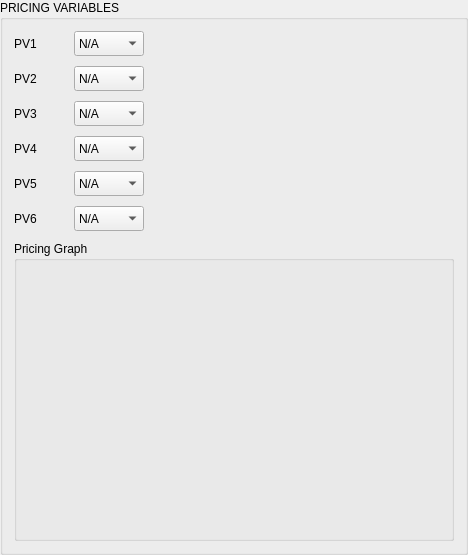
           <widget class="QGroupBox" name="groupBox_5">
            <property name="sizePolicy">
             <sizepolicy hsizetype="Preferred" vsizetype="Expanding">
              <horstretch>0</horstretch>
              <verstretch>0</verstretch>
             </sizepolicy>
            </property>
            <property name="title">
             <string>PRICING VARIABLES</string>
            </property>
            <layout class="QVBoxLayout" name="verticalLayout_6">
             <property name="spacing">
              <number>10</number>
             </property>
             <item>
              <layout class="QHBoxLayout" name="horizontalLayout_29">
               <property name="spacing">
                <number>10</number>
               </property>
               <item>
                <widget class="QLabel" name="label_41">
                 <property name="sizePolicy">
                  <sizepolicy hsizetype="Fixed" vsizetype="Preferred">
                   <horstretch>0</horstretch>
                   <verstretch>0</verstretch>
                  </sizepolicy>
                 </property>
                 <property name="minimumSize">
                  <size>
                   <width>50</width>
                   <height>0</height>
                  </size>
                 </property>
                 <property name="maximumSize">
                  <size>
                   <width>50</width>
                   <height>16777215</height>
                  </size>
                 </property>
                 <property name="toolTip">
                  <string>Start floor price increase %</string>
                 </property>
                 <property name="text">
                  <string>PV1</string>
                 </property>
                </widget>
               </item>
               <item>
                <widget class="QComboBox" name="g_pv0">
                 <property name="sizePolicy">
                  <sizepolicy hsizetype="Fixed" vsizetype="Fixed">
                   <horstretch>0</horstretch>
                   <verstretch>0</verstretch>
                  </sizepolicy>
                 </property>
                 <property name="minimumSize">
                  <size>
                   <width>70</width>
                   <height>25</height>
                  </size>
                 </property>
                 <property name="maximumSize">
                  <size>
                   <width>16777215</width>
                   <height>25</height>
                  </size>
                 </property>
                 <property name="toolTip">
                  <string>Start floor price increase %</string>
                 </property>
                 <item>
                  <property name="text">
                   <string>N/A</string>
                  </property>
                 </item>
                 <item>
                  <property name="text">
                   <string>1</string>
                  </property>
                 </item>
                 <item>
                  <property name="text">
                   <string>2</string>
                  </property>
                 </item>
                 <item>
                  <property name="text">
                   <string>3</string>
                  </property>
                 </item>
                 <item>
                  <property name="text">
                   <string>4</string>
                  </property>
                 </item>
                 <item>
                  <property name="text">
                   <string>5</string>
                  </property>
                 </item>
                </widget>
               </item>
               <item>
                <widget class="QWidget" name="widget_10" native="true">
                 <property name="sizePolicy">
                  <sizepolicy hsizetype="Expanding" vsizetype="Preferred">
                   <horstretch>0</horstretch>
                   <verstretch>0</verstretch>
                  </sizepolicy>
                 </property>
                 <property name="minimumSize">
                  <size>
                   <width>300</width>
                   <height>0</height>
                  </size>
                 </property>
                 <property name="toolTip">
                  <string>Start floor price increase %</string>
                 </property>
                 <layout class="QHBoxLayout" name="layout_pv0">
                  <property name="leftMargin">
                   <number>0</number>
                  </property>
                  <property name="topMargin">
                   <number>0</number>
                  </property>
                  <property name="rightMargin">
                   <number>0</number>
                  </property>
                  <property name="bottomMargin">
                   <number>0</number>
                  </property>
                 </layout>
                </widget>
               </item>
              </layout>
             </item>
             <item>
              <layout class="QHBoxLayout" name="horizontalLayout_30">
               <property name="spacing">
                <number>10</number>
               </property>
               <item>
                <widget class="QLabel" name="label_42">
                 <property name="sizePolicy">
                  <sizepolicy hsizetype="Fixed" vsizetype="Preferred">
                   <horstretch>0</horstretch>
                   <verstretch>0</verstretch>
                  </sizepolicy>
                 </property>
                 <property name="minimumSize">
                  <size>
                   <width>50</width>
                   <height>0</height>
                  </size>
                 </property>
                 <property name="maximumSize">
                  <size>
                   <width>50</width>
                   <height>16777215</height>
                  </size>
                 </property>
                 <property name="toolTip">
                  <string>Start floor skip result %</string>
                 </property>
                 <property name="text">
                  <string>PV2</string>
                 </property>
                </widget>
               </item>
               <item>
                <widget class="QComboBox" name="g_pv1">
                 <property name="sizePolicy">
                  <sizepolicy hsizetype="Fixed" vsizetype="Fixed">
                   <horstretch>0</horstretch>
                   <verstretch>0</verstretch>
                  </sizepolicy>
                 </property>
                 <property name="minimumSize">
                  <size>
                   <width>70</width>
                   <height>25</height>
                  </size>
                 </property>
                 <property name="maximumSize">
                  <size>
                   <width>16777215</width>
                   <height>25</height>
                  </size>
                 </property>
                 <property name="toolTip">
                  <string>Start floor skip result %</string>
                 </property>
                 <item>
                  <property name="text">
                   <string>N/A</string>
                  </property>
                 </item>
                 <item>
                  <property name="text">
                   <string>1</string>
                  </property>
                 </item>
                 <item>
                  <property name="text">
                   <string>2</string>
                  </property>
                 </item>
                 <item>
                  <property name="text">
                   <string>3</string>
                  </property>
                 </item>
                 <item>
                  <property name="text">
                   <string>4</string>
                  </property>
                 </item>
                 <item>
                  <property name="text">
                   <string>5</string>
                  </property>
                 </item>
                </widget>
               </item>
               <item>
                <widget class="QWidget" name="widget_11" native="true">
                 <property name="sizePolicy">
                  <sizepolicy hsizetype="Expanding" vsizetype="Preferred">
                   <horstretch>0</horstretch>
                   <verstretch>0</verstretch>
                  </sizepolicy>
                 </property>
                 <property name="minimumSize">
                  <size>
                   <width>300</width>
                   <height>0</height>
                  </size>
                 </property>
                 <property name="toolTip">
                  <string>Start floor skip result %</string>
                 </property>
                 <layout class="QHBoxLayout" name="layout_pv1">
                  <property name="leftMargin">
                   <number>0</number>
                  </property>
                  <property name="topMargin">
                   <number>0</number>
                  </property>
                  <property name="rightMargin">
                   <number>0</number>
                  </property>
                  <property name="bottomMargin">
                   <number>0</number>
                  </property>
                 </layout>
                </widget>
               </item>
              </layout>
             </item>
             <item>
              <layout class="QHBoxLayout" name="horizontalLayout_31">
               <property name="spacing">
                <number>10</number>
               </property>
               <item>
                <widget class="QLabel" name="label_43">
                 <property name="sizePolicy">
                  <sizepolicy hsizetype="Fixed" vsizetype="Preferred">
                   <horstretch>0</horstretch>
                   <verstretch>0</verstretch>
                  </sizepolicy>
                 </property>
                 <property name="minimumSize">
                  <size>
                   <width>50</width>
                   <height>0</height>
                  </size>
                 </property>
                 <property name="maximumSize">
                  <size>
                   <width>50</width>
                   <height>16777215</height>
                  </size>
                 </property>
                 <property name="toolTip">
                  <string>End limit price increase %</string>
                 </property>
                 <property name="text">
                  <string>PV3</string>
                 </property>
                </widget>
               </item>
               <item>
                <widget class="QComboBox" name="g_pv2">
                 <property name="sizePolicy">
                  <sizepolicy hsizetype="Fixed" vsizetype="Fixed">
                   <horstretch>0</horstretch>
                   <verstretch>0</verstretch>
                  </sizepolicy>
                 </property>
                 <property name="minimumSize">
                  <size>
                   <width>70</width>
                   <height>25</height>
                  </size>
                 </property>
                 <property name="maximumSize">
                  <size>
                   <width>16777215</width>
                   <height>25</height>
                  </size>
                 </property>
                 <property name="toolTip">
                  <string>End limit price increase %</string>
                 </property>
                 <item>
                  <property name="text">
                   <string>N/A</string>
                  </property>
                 </item>
                 <item>
                  <property name="text">
                   <string>1</string>
                  </property>
                 </item>
                 <item>
                  <property name="text">
                   <string>2</string>
                  </property>
                 </item>
                 <item>
                  <property name="text">
                   <string>3</string>
                  </property>
                 </item>
                 <item>
                  <property name="text">
                   <string>4</string>
                  </property>
                 </item>
                 <item>
                  <property name="text">
                   <string>5</string>
                  </property>
                 </item>
                </widget>
               </item>
               <item>
                <widget class="QWidget" name="widget_12" native="true">
                 <property name="sizePolicy">
                  <sizepolicy hsizetype="Expanding" vsizetype="Preferred">
                   <horstretch>0</horstretch>
                   <verstretch>0</verstretch>
                  </sizepolicy>
                 </property>
                 <property name="minimumSize">
                  <size>
                   <width>300</width>
                   <height>0</height>
                  </size>
                 </property>
                 <property name="toolTip">
                  <string>End limit price increase %</string>
                 </property>
                 <layout class="QHBoxLayout" name="layout_pv2">
                  <property name="leftMargin">
                   <number>0</number>
                  </property>
                  <property name="topMargin">
                   <number>0</number>
                  </property>
                  <property name="rightMargin">
                   <number>0</number>
                  </property>
                  <property name="bottomMargin">
                   <number>0</number>
                  </property>
                 </layout>
                </widget>
               </item>
              </layout>
             </item>
             <item>
              <layout class="QHBoxLayout" name="horizontalLayout_32">
               <property name="spacing">
                <number>10</number>
               </property>
               <item>
                <widget class="QLabel" name="label_44">
                 <property name="sizePolicy">
                  <sizepolicy hsizetype="Fixed" vsizetype="Preferred">
                   <horstretch>0</horstretch>
                   <verstretch>0</verstretch>
                  </sizepolicy>
                 </property>
                 <property name="minimumSize">
                  <size>
                   <width>50</width>
                   <height>0</height>
                  </size>
                 </property>
                 <property name="maximumSize">
                  <size>
                   <width>50</width>
                   <height>16777215</height>
                  </size>
                 </property>
                 <property name="toolTip">
                  <string>End limit skip result %</string>
                 </property>
                 <property name="text">
                  <string>PV4</string>
                 </property>
                </widget>
               </item>
               <item>
                <widget class="QComboBox" name="g_pv3">
                 <property name="sizePolicy">
                  <sizepolicy hsizetype="Fixed" vsizetype="Fixed">
                   <horstretch>0</horstretch>
                   <verstretch>0</verstretch>
                  </sizepolicy>
                 </property>
                 <property name="minimumSize">
                  <size>
                   <width>70</width>
                   <height>25</height>
                  </size>
                 </property>
                 <property name="maximumSize">
                  <size>
                   <width>16777215</width>
                   <height>25</height>
                  </size>
                 </property>
                 <property name="toolTip">
                  <string>End limit skip result %</string>
                 </property>
                 <item>
                  <property name="text">
                   <string>N/A</string>
                  </property>
                 </item>
                 <item>
                  <property name="text">
                   <string>1</string>
                  </property>
                 </item>
                 <item>
                  <property name="text">
                   <string>2</string>
                  </property>
                 </item>
                 <item>
                  <property name="text">
                   <string>3</string>
                  </property>
                 </item>
                 <item>
                  <property name="text">
                   <string>4</string>
                  </property>
                 </item>
                 <item>
                  <property name="text">
                   <string>5</string>
                  </property>
                 </item>
                </widget>
               </item>
               <item>
                <widget class="QWidget" name="widget_13" native="true">
                 <property name="sizePolicy">
                  <sizepolicy hsizetype="Expanding" vsizetype="Preferred">
                   <horstretch>0</horstretch>
                   <verstretch>0</verstretch>
                  </sizepolicy>
                 </property>
                 <property name="minimumSize">
                  <size>
                   <width>300</width>
                   <height>0</height>
                  </size>
                 </property>
                 <property name="toolTip">
                  <string>End limit skip result %</string>
                 </property>
                 <layout class="QHBoxLayout" name="layout_pv3">
                  <property name="leftMargin">
                   <number>0</number>
                  </property>
                  <property name="topMargin">
                   <number>0</number>
                  </property>
                  <property name="rightMargin">
                   <number>0</number>
                  </property>
                  <property name="bottomMargin">
                   <number>0</number>
                  </property>
                 </layout>
                </widget>
               </item>
              </layout>
             </item>
             <item>
              <layout class="QHBoxLayout" name="horizontalLayout_33">
               <property name="spacing">
                <number>10</number>
               </property>
               <item>
                <widget class="QLabel" name="label_45">
                 <property name="sizePolicy">
                  <sizepolicy hsizetype="Fixed" vsizetype="Preferred">
                   <horstretch>0</horstretch>
                   <verstretch>0</verstretch>
                  </sizepolicy>
                 </property>
                 <property name="minimumSize">
                  <size>
                   <width>50</width>
                   <height>0</height>
                  </size>
                 </property>
                 <property name="maximumSize">
                  <size>
                   <width>50</width>
                   <height>16777215</height>
                  </size>
                 </property>
                 <property name="toolTip">
                  <string>Runaway collapse price increase %</string>
                 </property>
                 <property name="text">
                  <string>PV5</string>
                 </property>
                </widget>
               </item>
               <item>
                <widget class="QComboBox" name="g_pv4">
                 <property name="sizePolicy">
                  <sizepolicy hsizetype="Fixed" vsizetype="Fixed">
                   <horstretch>0</horstretch>
                   <verstretch>0</verstretch>
                  </sizepolicy>
                 </property>
                 <property name="minimumSize">
                  <size>
                   <width>70</width>
                   <height>25</height>
                  </size>
                 </property>
                 <property name="maximumSize">
                  <size>
                   <width>16777215</width>
                   <height>25</height>
                  </size>
                 </property>
                 <property name="toolTip">
                  <string>Runaway collapse price increase %</string>
                 </property>
                 <item>
                  <property name="text">
                   <string>N/A</string>
                  </property>
                 </item>
                 <item>
                  <property name="text">
                   <string>1</string>
                  </property>
                 </item>
                 <item>
                  <property name="text">
                   <string>2</string>
                  </property>
                 </item>
                 <item>
                  <property name="text">
                   <string>3</string>
                  </property>
                 </item>
                 <item>
                  <property name="text">
                   <string>4</string>
                  </property>
                 </item>
                 <item>
                  <property name="text">
                   <string>5</string>
                  </property>
                 </item>
                </widget>
               </item>
               <item>
                <widget class="QWidget" name="widget_14" native="true">
                 <property name="sizePolicy">
                  <sizepolicy hsizetype="Expanding" vsizetype="Preferred">
                   <horstretch>0</horstretch>
                   <verstretch>0</verstretch>
                  </sizepolicy>
                 </property>
                 <property name="minimumSize">
                  <size>
                   <width>300</width>
                   <height>0</height>
                  </size>
                 </property>
                 <property name="toolTip">
                  <string>Runaway collapse price increase %</string>
                 </property>
                 <layout class="QHBoxLayout" name="layout_pv4">
                  <property name="leftMargin">
                   <number>0</number>
                  </property>
                  <property name="topMargin">
                   <number>0</number>
                  </property>
                  <property name="rightMargin">
                   <number>0</number>
                  </property>
                  <property name="bottomMargin">
                   <number>0</number>
                  </property>
                 </layout>
                </widget>
               </item>
              </layout>
             </item>
             <item>
              <layout class="QHBoxLayout" name="horizontalLayout_34">
               <property name="spacing">
                <number>10</number>
               </property>
               <item>
                <widget class="QLabel" name="label_46">
                 <property name="sizePolicy">
                  <sizepolicy hsizetype="Fixed" vsizetype="Preferred">
                   <horstretch>0</horstretch>
                   <verstretch>0</verstretch>
                  </sizepolicy>
                 </property>
                 <property name="minimumSize">
                  <size>
                   <width>50</width>
                   <height>0</height>
                  </size>
                 </property>
                 <property name="maximumSize">
                  <size>
                   <width>50</width>
                   <height>16777215</height>
                  </size>
                 </property>
                 <property name="toolTip">
                  <string>Runaway collapse skip result %</string>
                 </property>
                 <property name="text">
                  <string>PV6</string>
                 </property>
                </widget>
               </item>
               <item>
                <widget class="QComboBox" name="g_pv5">
                 <property name="sizePolicy">
                  <sizepolicy hsizetype="Fixed" vsizetype="Fixed">
                   <horstretch>0</horstretch>
                   <verstretch>0</verstretch>
                  </sizepolicy>
                 </property>
                 <property name="minimumSize">
                  <size>
                   <width>70</width>
                   <height>25</height>
                  </size>
                 </property>
                 <property name="maximumSize">
                  <size>
                   <width>16777215</width>
                   <height>25</height>
                  </size>
                 </property>
                 <property name="toolTip">
                  <string>Runaway collapse skip result %</string>
                 </property>
                 <item>
                  <property name="text">
                   <string>N/A</string>
                  </property>
                 </item>
                 <item>
                  <property name="text">
                   <string>1</string>
                  </property>
                 </item>
                 <item>
                  <property name="text">
                   <string>2</string>
                  </property>
                 </item>
                 <item>
                  <property name="text">
                   <string>3</string>
                  </property>
                 </item>
                 <item>
                  <property name="text">
                   <string>4</string>
                  </property>
                 </item>
                 <item>
                  <property name="text">
                   <string>5</string>
                  </property>
                 </item>
                </widget>
               </item>
               <item>
                <widget class="QWidget" name="widget_15" native="true">
                 <property name="sizePolicy">
                  <sizepolicy hsizetype="Expanding" vsizetype="Preferred">
                   <horstretch>0</horstretch>
                   <verstretch>0</verstretch>
                  </sizepolicy>
                 </property>
                 <property name="minimumSize">
                  <size>
                   <width>300</width>
                   <height>0</height>
                  </size>
                 </property>
                 <property name="toolTip">
                  <string>Runaway collapse skip result %</string>
                 </property>
                 <layout class="QHBoxLayout" name="layout_pv5">
                  <property name="leftMargin">
                   <number>0</number>
                  </property>
                  <property name="topMargin">
                   <number>0</number>
                  </property>
                  <property name="rightMargin">
                   <number>0</number>
                  </property>
                  <property name="bottomMargin">
                   <number>0</number>
                  </property>
                 </layout>
                </widget>
               </item>
              </layout>
             </item>
             <item>
              <widget class="QGroupBox" name="groupBox_6">
               <property name="sizePolicy">
                <sizepolicy hsizetype="Expanding" vsizetype="Expanding">
                 <horstretch>0</horstretch>
                 <verstretch>0</verstretch>
                </sizepolicy>
               </property>
               <property name="minimumSize">
                <size>
                 <width>0</width>
                 <height>300</height>
                </size>
               </property>
               <property name="title">
                <string>Pricing Graph</string>
               </property>
               <layout class="QVBoxLayout" name="layout_graph_matrix"/>
              </widget>
             </item>
            </layout>
           </widget>
